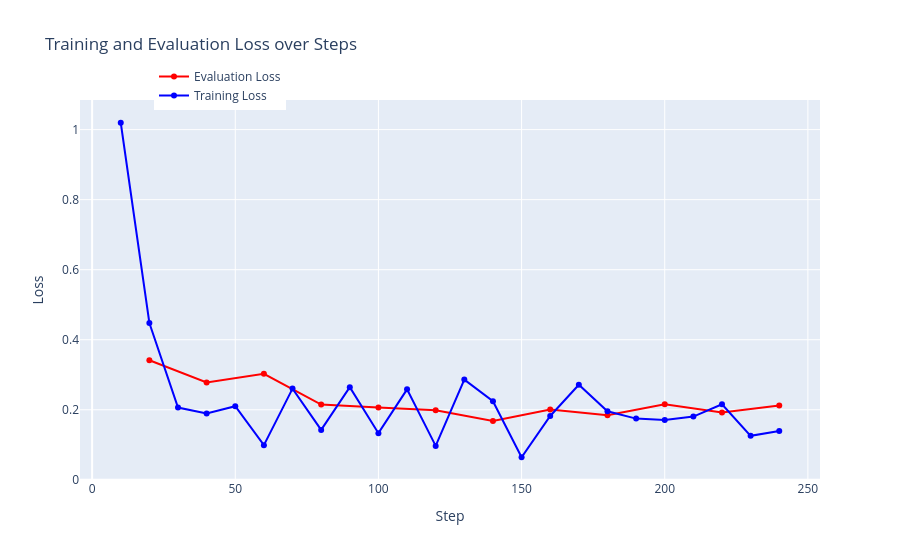

Notebook source saved alongside this figure:
### Code cell
plot_train_eval_loss('logs/focal/2024-06-22_23-25-12/output/') # mit batch Größe 8

### Figure 1 — Plotly figure (JSON) as saved in the notebook; plotly's stock layout.template omitted (floating-point values rounded to 4 significant figures)
{"data": [{"line": {"color": "red"}, "mode": "lines+markers", "name": "Evaluation Loss", "type": "scatter", "x": [20, 40, 60, 80, 100, 120, 140, 160, 180, 200, 220, 240], "y": [0.3413, 0.2778, 0.3025, 0.2149, 0.2063, 0.1988, 0.1678, 0.201, 0.1841, 0.2157, 0.1922, 0.2123]}, {"line": {"color": "blue"}, "mode": "lines+markers", "name": "Training Loss", "type": "scatter", "x": [10, 20, 30, 40, 50, 60, 70, 80, 90, 100, 110, 120, 130, 140, 150, 160, 170, 180, 190, 200, 210, 220, 230, 240], "y": [1.02, 0.4479, 0.2064, 0.1891, 0.21, 0.0989, 0.2604, 0.1425, 0.2644, 0.1332, 0.2583, 0.0968, 0.2862, 0.2244, 0.0644, 0.1823, 0.2714, 0.1956, 0.1747, 0.1706, 0.1805, 0.2156, 0.1256, 0.1393]}], "layout": {"hovermode": "x unified", "legend": {"x": 0.1, "y": 1.1}, "title": {"text": "Training and Evaluation Loss over Steps"}, "xaxis": {"title": {"text": "Step"}}, "yaxis": {"title": {"text": "Loss"}}}}
